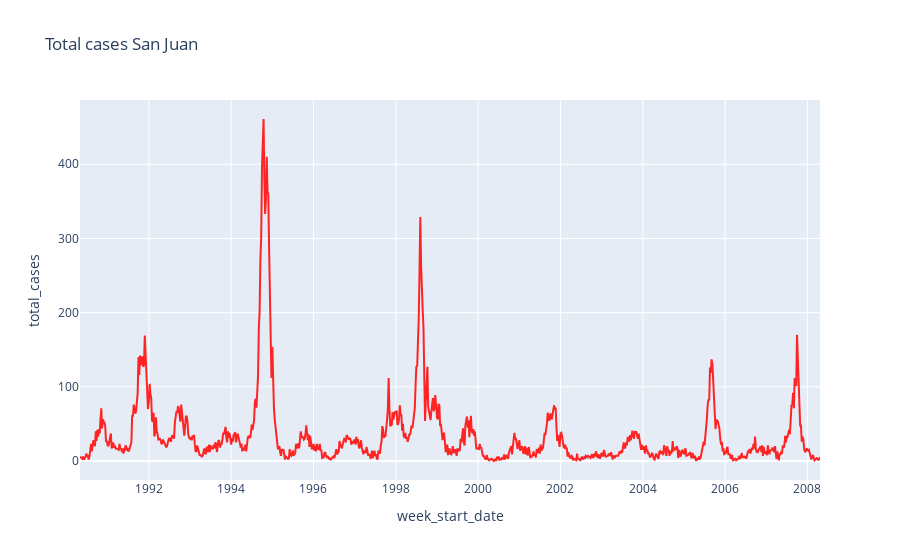

Notebook cell for this chart:
### Markdown cell above
Total cases in San Juan:

### Code cell
fig = px.line(sj_train_features,x=sj_train_features['week_start_date'], y=sj_train_features['total_cases'], title="Total cases San Juan")
fig.update_traces(line_color="#FF2424")

fig.show()

### Figure 1 — Plotly figure (JSON) as saved in the notebook; plotly's stock layout.template omitted (floating-point values rounded to 4 significant figures; data arrays with more than 128 entries replaced by an {"elided": "..."} marker saying what was removed)
{"data": [{"hovertemplate": "week_start_date=%{x}<br>total_cases=%{y}<extra></extra>", "legendgroup": "", "line": {"color": "#FF2424", "dash": "solid"}, "marker": {"symbol": "circle"}, "mode": "lines", "name": "", "orientation": "v", "showlegend": false, "type": "scatter", "x": {"elided": "936 str values"}, "xaxis": "x", "y": {"elided": "936 int values"}, "yaxis": "y"}], "layout": {"legend": {"tracegroupgap": 0}, "title": {"text": "Total cases San Juan"}, "xaxis": {"anchor": "y", "domain": [0, 1], "title": {"text": "week_start_date"}}, "yaxis": {"anchor": "x", "domain": [0, 1], "title": {"text": "total_cases"}}}}
